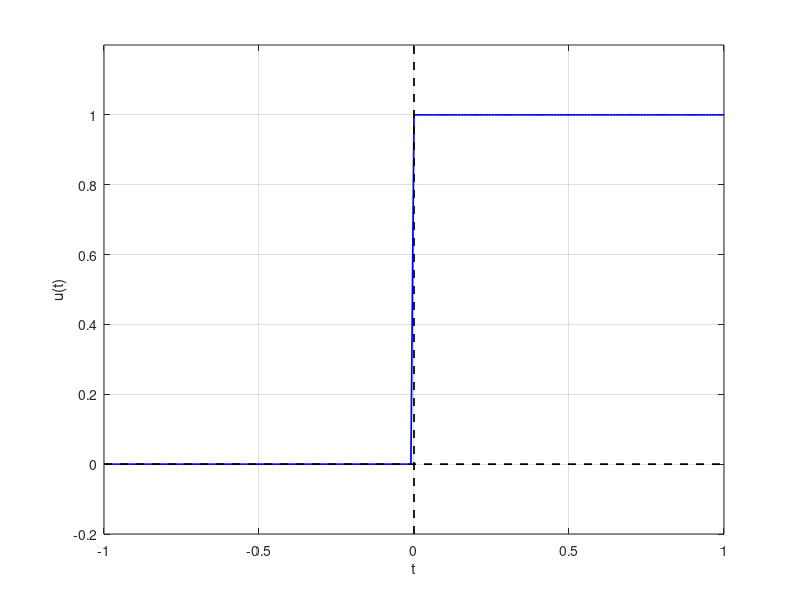

This figure's MATLAB source:
% 创建时间向量
t = -1:0.01:1; % 定义时间范围和时间步长

% 创建阶跃信号
u = zeros(size(t)); % 创建一个与t相同大小的零向量
u(t >= 0) = 1;      % 在t大于等于0的时刻将u设为1

% 绘制阶跃函数的图像
figure;
plot(t, u, 'b', 'LineWidth', 1.25);

% 添加标题和标签
xlabel('t');
ylabel('u(t)');

% 设置图形的坐标范围
axis([-1 1 -0.2 1.2]);
grid on; % 添加网格线

% 画出坐标轴
hold on;
plot([0 0], [-0.2 1.2], 'k--','LineWidth', 1.25); % 画y=0的坐标轴
plot([-1 1], [0 0], 'k--','LineWidth', 1.25);    % 画x=0的坐标轴
hold off;
